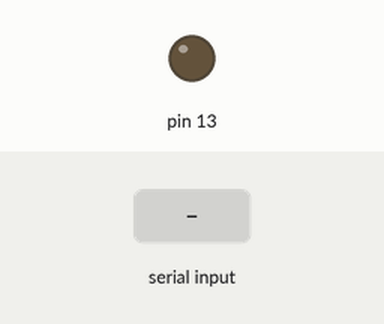
Simulated run of this sketch. Board: Arduino Uno, built with avr-gcc and run on an emulated ATmega328P. On the bench: output pins drawn as LEDs (lit = HIGH). The test bench sets the inputs (shaded band). What the sketch prints to the serial monitor is not drawn.

Above: at 4.2 s.
4.3 s: byte 11 (11) received over Serial
At 4.7 s:
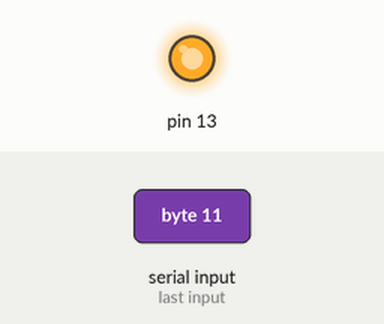
Timing chart, 0 to 7.3 s (numbered marks = the images above; inputs shaded):
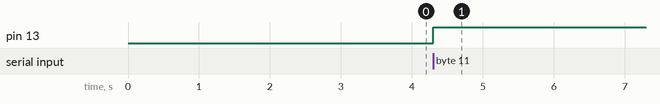

The sketch:

sketch_jul24a.ino
```cpp
int val;
void setup()
{
  pinMode(13, OUTPUT);
  Serial.begin(9600);
  digitalWrite(13, LOW);
  delay(3000);
  Serial.println("play,001,$");
}
void loop()
{
  val = Serial.read();
  if (-1 != val)
  {
    if (11 == val)
    {
      digitalWrite(13, HIGH);
    }
    if (10 == val)
    {
      digitalWrite(13, LOW);
    }
  }
}
```

Measured:
- after the input at 4.3 s, pin 13: LOW → HIGH at once
